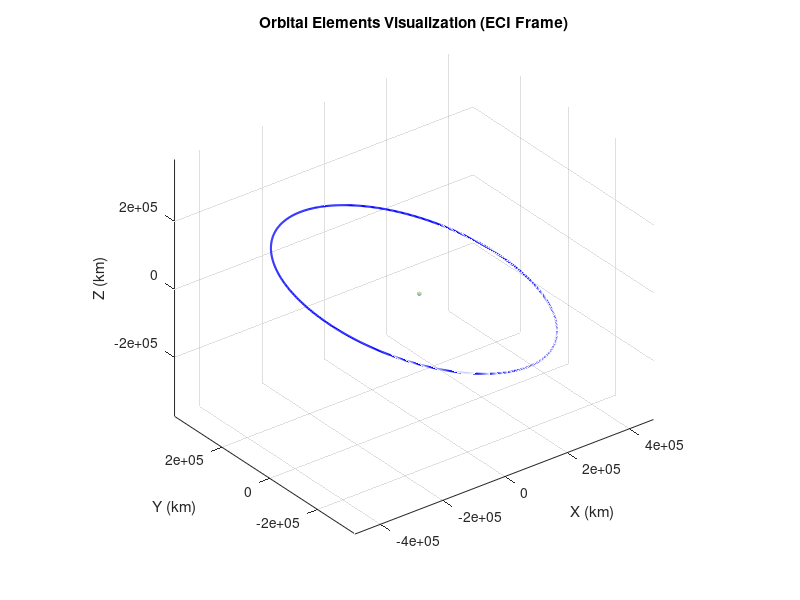

MATLAB code to generate this figure:
clc;
clear;
close all;

%% ===============================
% Moon Orbital Elements (about Earth)
% ===============================

a = 384400;               % km
e = 0.0549;
i = deg2rad(18.3);        % inclination (equatorial frame)
Omega = deg2rad(125.08);  % RAAN
omega = deg2rad(318.15);  % argument of perigee
theta = deg2rad(135);     % chosen true anomaly

mu = 398600;              % Earth gravitational parameter (km^3/s^2)

% %% ===============================
% % Earth Orbital Elements (around Sun)
% % ===============================
% 
% a = 149597870;            % km (1 AU)
% e = 0.0167;
% i = deg2rad(0.00005);     % nearly zero inclination
% Omega = deg2rad(-11.26064);
% omega = deg2rad(102.94719);
% theta = deg2rad(100);     % chosen example true anomaly
% 
% mu = 1.32712440018e11;    % Sun gravitational parameter (km^3/s^2)

% % ===============================
% ISS Orbital Elements (around Earth)
% ===============================
% 
% a = 6780;                 % km  (~400 km altitude)
% e = 0.0006;               % nearly circular
% i = deg2rad(51.64);       % ISS inclination
% Omega = deg2rad(0);       % choose reference
% omega = deg2rad(0);       % undefined for circular orbit
% theta = deg2rad(45);      % chosen position
% 
% mu = 398600;              % Earth gravitational parameter (km^3/s^2)

% Compute angular momentum
h = sqrt(mu * a * (1 - e^2));

%% ===============================
% Step 1: Position in Perifocal Frame (PQW)
% ===============================

r_pf = (h^2/mu) * (1/(1 + e*cos(theta))) * ...
       [cos(theta);
        sin(theta);
        0];

%% ===============================
% Step 2: Velocity in Perifocal Frame
% ===============================

v_pf = (mu/h) * ...
       [-sin(theta);
        e + cos(theta);
        0];

%% ===============================
% Step 3: Rotation Matrix PQW → ECI
% ===============================

R3_Omega = [ cos(Omega)  sin(Omega) 0;
            -sin(Omega)  cos(Omega) 0;
             0           0          1];

R1_i = [1 0 0;
        0 cos(i) sin(i);
        0 -sin(i) cos(i)];

R3_omega = [ cos(omega)  sin(omega) 0;
            -sin(omega)  cos(omega) 0;
             0           0          1];

Q_pqw_to_eci = R3_Omega * R1_i * R3_omega;

%% ===============================
% Step 4: Convert to ECI
% ===============================

r_eci = Q_pqw_to_eci * r_pf;
v_eci = Q_pqw_to_eci * v_pf;

% disp('Moon Position Vector in ECI (km):')
% disp(r_eci)
% 
% disp('Moon Velocity Vector in ECI (km/s):')
% disp(v_eci)

%% ===============================
% Step 5: Generate Full Orbit
% ===============================

theta_vals = linspace(0, 2*pi, 800);
r_pf_all = zeros(3,length(theta_vals));

for k = 1:length(theta_vals)

    theta_k = theta_vals(k);
    r_scalar = (h^2/mu) * (1/(1 + e*cos(theta_k)));

    r_pf_all(:,k) = r_scalar * [cos(theta_k);
                                sin(theta_k);
                                0];
end

r_eci_all = Q_pqw_to_eci * r_pf_all;

%% ===============================
% Step 6: 3D Visualization
% ===============================

figure
hold on
grid on
axis equal

% Plot Moon orbit
plot3(r_eci_all(1,:), r_eci_all(2,:), r_eci_all(3,:), ...
      'b','LineWidth',1.5)

% Plot Earth
Re = 6378;  % km
[X,Y,Z] = sphere(50);
surf(Re*X, Re*Y, Re*Z, ...
     'FaceAlpha',0.3, ...
     'EdgeColor','none')

% % Plot current Moon position
% quiver3(0,0,0, r_eci(1), r_eci(2), r_eci(3), ...
%         'r','LineWidth',2)

xlabel('X (km)')
ylabel('Y (km)')
zlabel('Z (km)')
title('Orbital Elements Visualization (ECI Frame)')

view(3)
